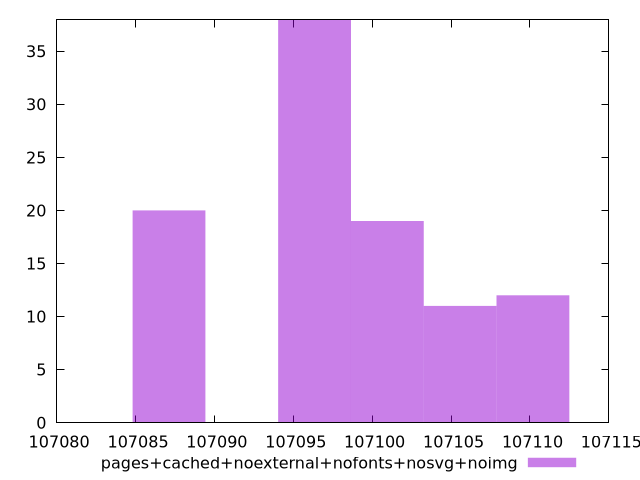

Recreate this plot in gnuplot.
$_pagesCachedNoexternalNofontsNosvgNoimg <<EOF
107100.96057445164 19
107087.12204909531 20
107105.57341623708 11
107110.18625802253 12
107096.3477326662 38
EOF
set key outside below
set terminal pngcairo
set output "report_00005_2020-11-02T22-26-11.212Z/total-byte-weight/pages+cached+noexternal+nofonts+nosvg+noimg//raw_hist.png"
set yrange [0:38]
set boxwidth 4.612841785444553
set style fill transparent solid 0.5 noborder
plot $_pagesCachedNoexternalNofontsNosvgNoimg title "pages+cached+noexternal+nofonts+nosvg+noimg" with boxes ,
